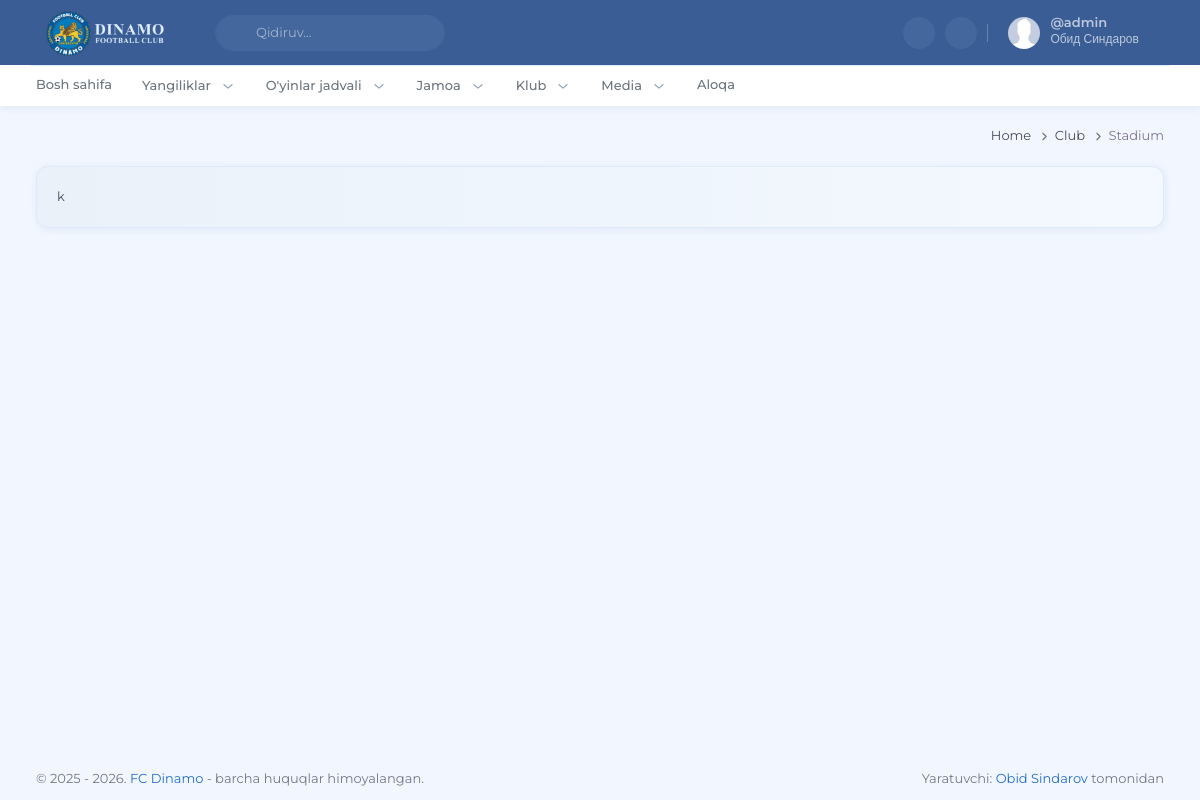
The app's page /club/stadium (signed in) with its own data.
### apps/users/models.py (models this page shows, shortened)
class CustomUser(AbstractUser):
    pass

### apps/core/models.py (models this page shows, shortened)
class MyClub(models.Model):
    team = models.OneToOneField(Team, on_delete=models.PROTECT, blank=True, null=True)
    history = models.TextField(blank=True, null=True)
    achievements = models.TextField(blank=True, null=True)
    stadium = models.TextField(blank=True, null=True)
    class Meta:
        verbose_name = "MyClub"
        verbose_name_plural = "MyClub"

### apps/club/views.py (the view)
# urls.py: path('stadium', views.club_stadium, name='club_stadium'),
def club_stadium(request):
    club = MyClub.objects.select_related('team').first()
    paths = [
        {'title': 'home', 'url': 'home', 'args': []},
        {'title': 'club', 'url': 'club_stadium', 'args': []},
        {'title': 'stadium', 'url': 'club_stadium', 'args': []},
    ]
    context = {
        'paths': paths,
        'club': club,
        'page_title': 'Klub stadioni'
    }
    context.update(utils.get_base_context(request))
    return render(request, 'club/stadium.html', context)

### apps/core/utils.py (called while the page is built)
def get_base_context(request):
    return {
        'current_year': datetime.now().year,
        'categorys': TeamType.objects.all().order_by('order')
    }

### apps/club/templates/club/stadium.html
{% extends "core/index.html" %} {% load static %} {% block title %}FC Dinamo - {{ page_title }}{% endblock title %} {% block css %} {% endblock css %}
{% block content %}
<div class="container">
    <div class="row">
        <div class="col-12">
            <div class="card">
                <div class="card-body">
                    {{ club.stadium|safe }}
                </div>
            </div>
        </div>
    </div>
</div>
{% endblock content %} {% block js %} {% endblock js %}

### apps/core/templates/core/components/user-dropdown.html (shortened to what this page needs)
{% load static %}
{% if request.user.is_authenticated %}
<div id="user-dropdown-detailed" class="topbar-item nav-user">
    <div class="dropdown">
        <a class="topbar-link dropdown-toggle drop-arrow-none px-2" data-bs-toggle="dropdown" href="#!"
            aria-haspopup="false" aria-expanded="false">
            <img src="{% static 'images/user.jpg' %}" width="32" class="rounded-circle me-lg-2 d-flex"
                alt="user-image" />
            <div class="d-lg-flex align-items-center gap-1 d-none">
                <span>
                    <h5 class="my-0 lh-1 pro-username">@{{ request.user.username }}</h5>
                    <span class="fs-xs lh-1">{{ request.user.first_name }} {{ request.user.last_name }}</span>
                </span>
                <i class="ti ti-chevron-down align-middle"></i>
            </div>
        </a>
    </div>
</div>
{% endif %}

### records on screen
CustomUser: user.username "admin", user.first_name "Обид", user.last_name "Синдаров"
MyClub: stadium "k"

### other values on screen
{{ item.title|title }} "Home" "Club"
{{ item.title|title }} "Stadium"
